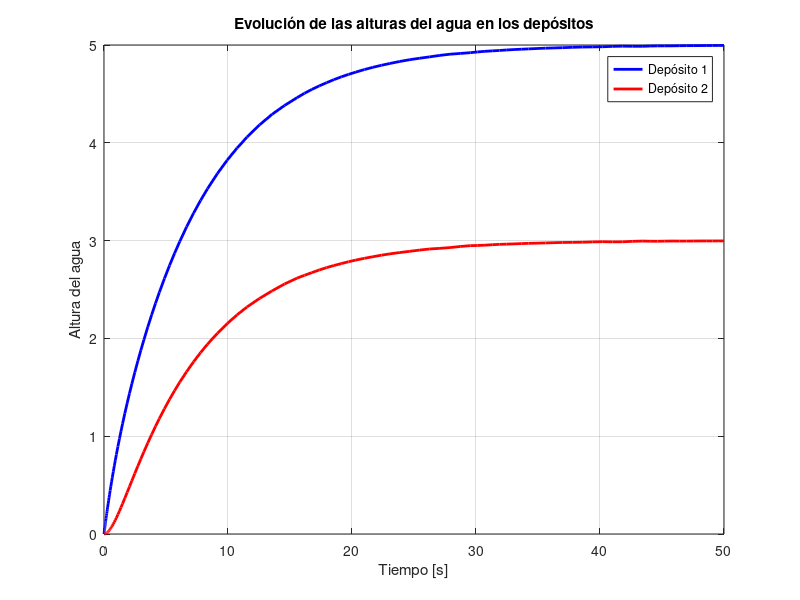

MATLAB code to generate this figure:
% Me borra todo lo anterior
clc
clear 

% EJERCICIO 9
% Los balances de masa se utilizan en ingenieria para realizar modelos compartimentales. 
% En esencia establecen que la variacion de la masa en un compartimento 
% es igual al flujo de masa entrante menos el de la saliente por unidad de tiempo; 
% i.e. m' = me' - ms' donde m denota la masa total por unidad de tiempo, 
% me la masa entrante y ms la masa saliente.
% Usando un balance de masa, determina un sistema de ecuaciones que modelice 
% la altura de los depositos en la Figura en cada instante de tiempo 
% suponiendo que:
% (a) el liquido que fluye es agua
% (b) el area de los depositos es a1,a2 > 0, respectivamente 
% (c) inicialmente los depositos estan vacios y a partir de ese instante 
% el agua fluye continuamente
% (d) el flujo de agua entre los depositos es proporcional a la diferencia 
% x1(t)−x2(t) con una constante 1/R1
% (e) el flujo de salida del segundo deposito es proporcional a x2(t) 
% con una constante 1/R2
% (f) el caudal de entrada es tal que los depositos nunca se llenan 
% ni vacian completamente.


% Parámetros del sistema
a1 = 1;           % Área del depósito 1
a2 = 1;           % Área del depósito 2
R1 = 2;           % Resistencia entre depósitos
R2 = 3;           % Resistencia de salida
caudal_in = 1;    % Caudal de entrada constante

% Sistema de ecuaciones diferenciales
f = @(t, x) [(1/a1)*(caudal_in - (1/R1)*(x(1) - x(2)));        % dx1/dt
    (1/a2)*((1/R1)*(x(1) - x(2)) - (1/R2)*x(2))];              % dx2/dt

% Condiciones iniciales
x0 = [0; 0];  % Ambos depósitos vacíos

% Simulación
intervalo = [0 50];
[t, x] = ode45(f, intervalo, x0);

% Gráfico
figure(1)
plot(t, x(:,1), 'b', 'LineWidth', 2, 'DisplayName', 'Depósito 1')
hold on
plot(t, x(:,2), 'r', 'LineWidth', 2, 'DisplayName', 'Depósito 2')
xlabel('Tiempo [s]')
ylabel('Altura del agua')
legend
title('Evolución de las alturas del agua en los depósitos')
grid on

